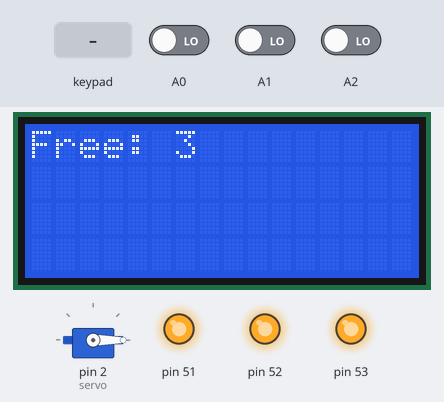
Bench run of a sketch on a simulated Arduino Mega 2560, built with avr-gcc and run on an emulated ATmega2560. Parts: servo, 16×4 character LCD, output pins drawn as LEDs (lit = HIGH). The inputs (shaded band) are chosen by the test bench; at power-on: A0 LOW, A1 LOW, A2 LOW.

Above: at 1.4 s.
1.5 s: keypad keys 2 2 2 3 2 4 2 5 * pressed 0.4 s apart
At 5.0 s:
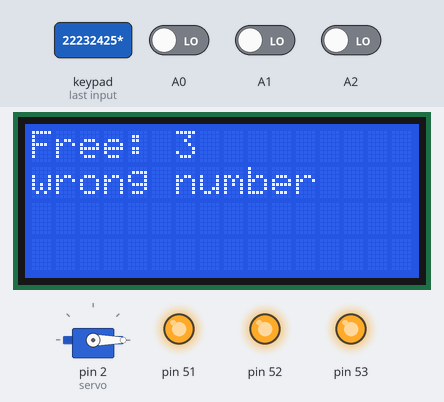
6.6 s: key '1' pressed
At 7.3 s:
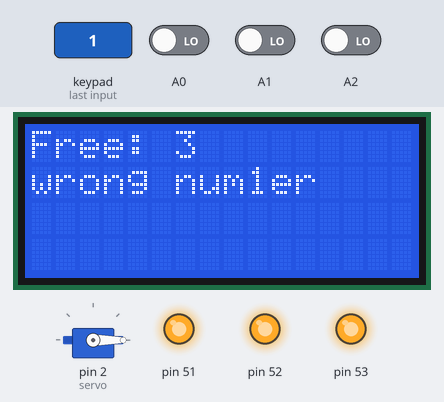
8.1 s: keypad keys 2 2 2 3 2 4 2 5 pressed 0.4 s apart
At 11.3 s:
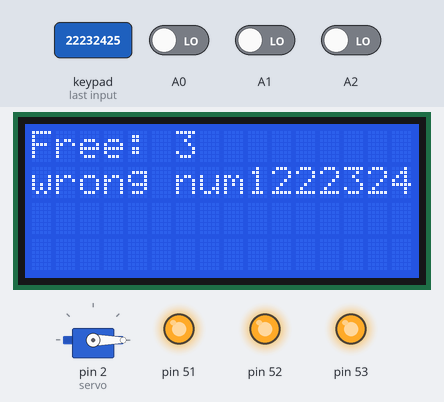
12.8 s: key '0' pressed
At 12.89 s:
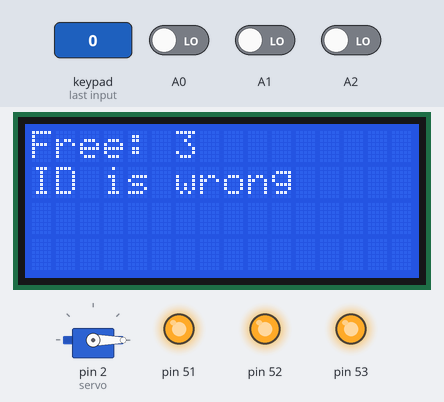
14.4 s: A0 driven HIGH
At 15.3 s:
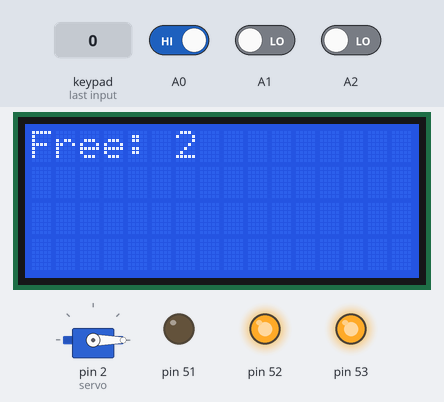
15.9 s: A1 driven HIGH
At 16.3 s:
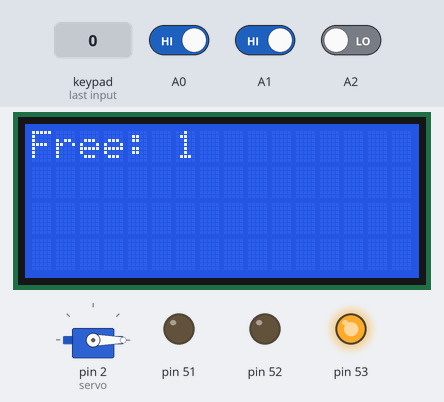
Timing chart, 0 to 18.4 s (numbered marks = the images above; inputs shaded):
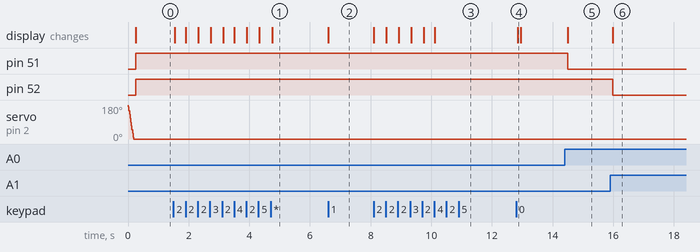

Measured:
- after the input at 1.5 s, the display: first changes at once (image 1 shows a later state)
- after the input at 6.6 s, the display: changes at once (image 2)
- after the input at 8.1 s, the display: first changes at once (image 3 shows a later state)
- after the input at 12.8 s, the display: changes after 0.05 s (image 4)
- after the input at 14.4 s, pin 51: HIGH → LOW after 0.10 s; the display: changes after 0.10 s (image 5)
- after the input at 15.9 s, pin 52: HIGH → LOW after 0.09 s; the display: changes after 0.09 s (image 6)

The sketch:

parking.ino
```cpp
#include <Keypad.h>
#include <LiquidCrystal.h>
#include <Servo.h>

const char keys[4][3] = { {'1','2','3'}, {'4','5','6'}, {'7','8','9'}, {'*','0','#'} };
const byte row_pins[4] = {22, 23, 24, 25};
const byte col_pins[3] = {26, 27, 28};
Keypad keypad = Keypad( makeKeymap(keys), row_pins, col_pins, 4, 3);
LiquidCrystal lcd(13, 12, 8, 9, 10, 11); // rs,en,d4,d5,d6,d7
Servo servo;

int p1 = 0; // 0-> free 1-> full
int p2 = 0; // 0-> free 1-> full
int p3 = 0; // 0-> free 1-> full
String id = "1";
String password = "2";
String input_string = ""; // keypad str
int state = 0; //0-> check id 1-> check pass 2-> ok
int column = 0;
int c1 = 0; // cost 1
int c2 = 0; // cost 2
int c3 = 0; // cost 3
int servo_state = 0;

void setup(){
    Serial.begin(9600);
    servo.attach(2);
    close();
    pinMode(51,OUTPUT);
    pinMode(52,OUTPUT);
    pinMode(53,OUTPUT);
    lcd.begin(16, 4);
    lcd.setCursor(0, 0);
    digitalWrite(51,HIGH);
    digitalWrite(52,HIGH);
    digitalWrite(53,HIGH);
}
void loop(){
    free(); //checks free parking spots and set leds respectively
    char key = keypad.getKey();
    if(key){
      if (key == '0'){
          // check id and password
          lcd.clear();
          free();
          lcd.setCursor(0, 1);
          if (state == 0){
            if (input_string == id){
              state = 1;
              lcd.print("ID is correct");
              delay(100);
              lcd.clear();
              free();
              input_string = "";
            }else{
              state = 0;
              lcd.print("ID is wrong");
              delay(100);
              lcd.clear();
              free();
              input_string = "";
             }
          }
          if (state == 1 and input_string != ""){
            if (input_string == password){
                state = 2;
                lcd.clear();
                free();
                lcd.setCursor(0, 1);
                lcd.print("Pass is correct");
                delay(100);
                lcd.clear();
                free();
                input_string = "";
            }else{
                state = 1;
                lcd.clear();
                free();
                lcd.setCursor(0, 1);
                lcd.print("Pass is wrong");
                delay(100);
                lcd.clear();
                free();
                input_string = "";
            }
          }
      }
      else if (key == '#'){
          lcd.clear();
          lcd.setCursor(0, 0);
          free();
          input_string = "";
          column = 0;
      }else if (key == '*'){
          lcd.clear();
          lcd.setCursor(0, 0);
          free();
          if (input_string == "1"){
            lcd.clear();
            lcd.setCursor(0, 0);
            free();
            lcd.setCursor(0, 1);
            lcd.print(c1);
          } else if(input_string == "2"){
            lcd.clear();
            lcd.setCursor(0, 0);
            free();
            lcd.setCursor(0, 1);
            lcd.print(c1);
          }else if(input_string == "2"){
            lcd.clear();
            lcd.setCursor(0, 0);
            free();
            lcd.setCursor(0, 1);
            lcd.print(c1);
          }else{
          input_string = "";
          lcd.clear();
            lcd.setCursor(0, 0);
            free();
            lcd.setCursor(0, 1);
            lcd.print("wrong number");
          }
      }
      else{
        input_string = input_string + key;
        column = column + 1;
        lcd.setCursor(column,  1);
        if (column < 16){
            lcd.print(key);
        }
      }
    }

    if (state == 2 && (p1 != 1 || p2 != 1 || p3 != 1) && servo_state == 0){
     servo_state = 1;
     open();
     delay(1000);
     close();
    }

    p1 = digitalRead(A0);
    p2 = digitalRead(A1);
    p3 = digitalRead(A2);
    if (p1 == 1){
      c1 = c1 + 1;
    }
    if (p2 == 1){
      c2 = c2 + 1;
    }
    if (p3 == 1){
      c3 = c3 + 1;
    }
    delay(50);
}

void free(){
  int count = 0;
  if (p1 == 0){
    count = count + 1;
    digitalWrite(51,HIGH);
  }else{
    digitalWrite(51,LOW);
  }
  if (p2 == 0){
    count = count + 1;
    digitalWrite(52,HIGH);
  }else{
    digitalWrite(52,LOW);
  }
  if (p3 == 0){
    count = count + 1;
    digitalWrite(53,HIGH);
  }else{
    digitalWrite(53,LOW);
  }
  lcd.setCursor(0, 0);
  lcd.print("Free: ");
  lcd.print(count);
}

void close (){
  for (int i = 180; i >= 0; i = i - 10) {
      servo.write(i);
      delay(10);
    }
}
void open (){
  for (int i = 0; i <= 180; i = i + 10) {
      servo.write(i);
      delay(10);
    }
}
```
